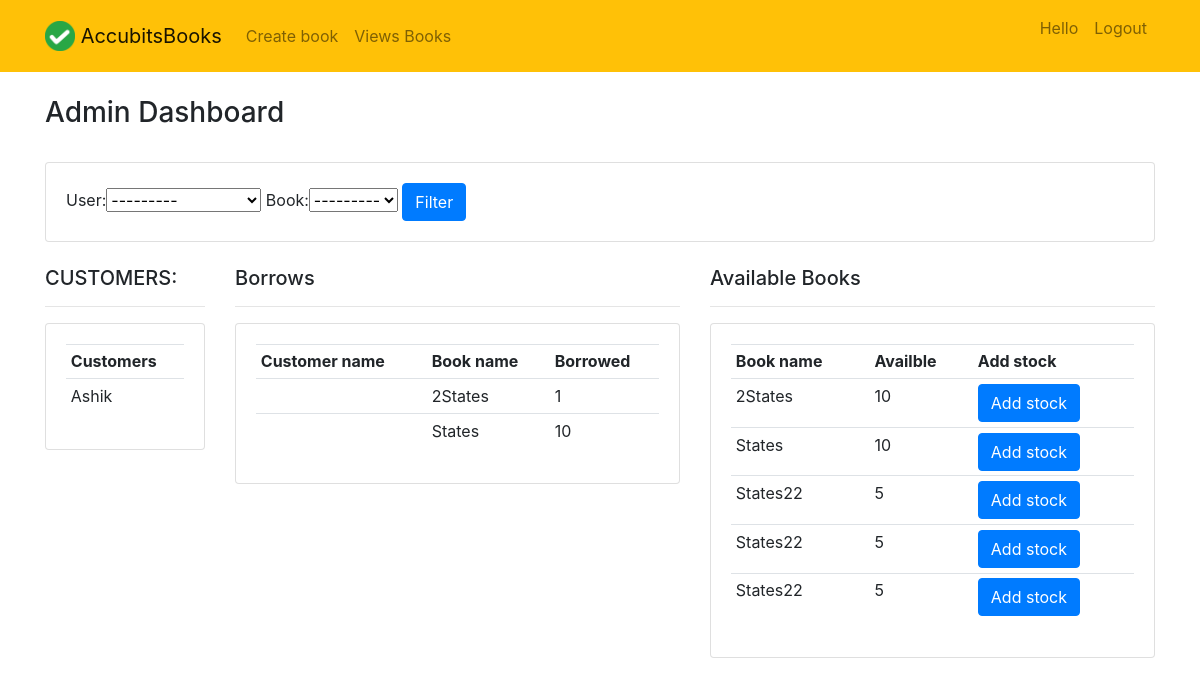
/dashboard/ (signed in), run on an earlier commit of the app's database.
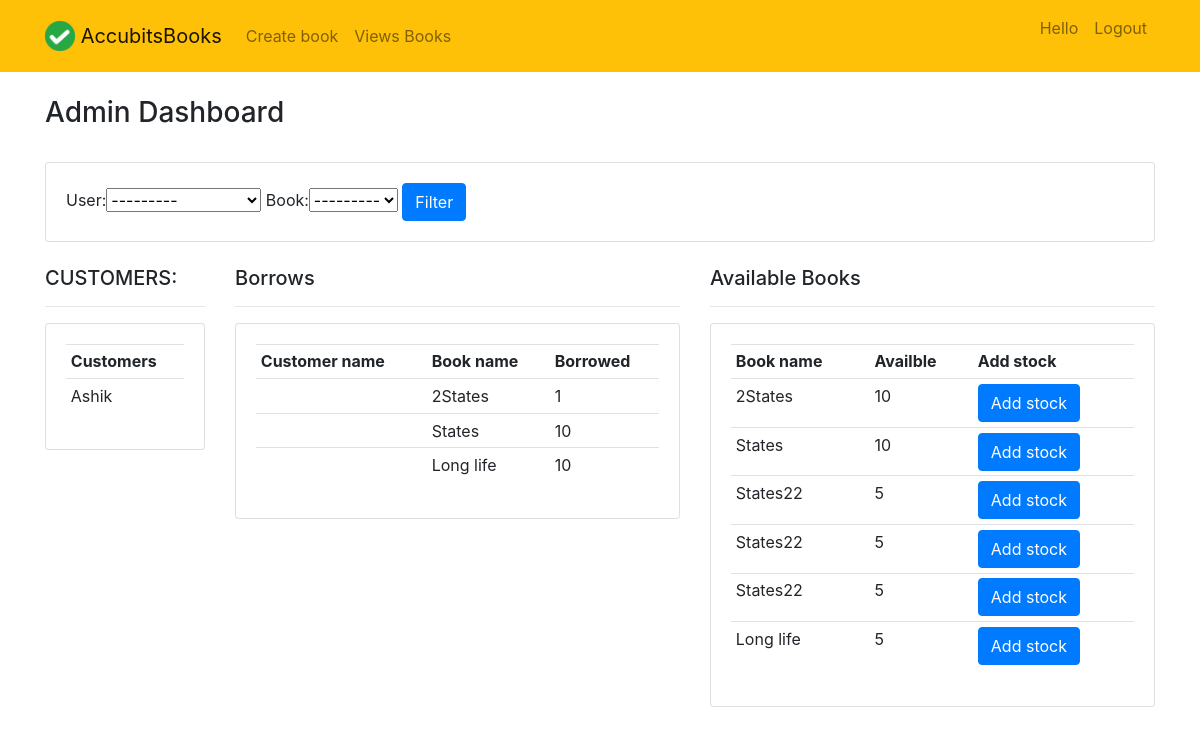
And on a later commit of the database.
### inventory/models.py (models this page shows, shortened)
class Borrow(models.Model):
    user = models.ForeignKey(User, null=True, on_delete=models.SET_NULL)
    book = models.ForeignKey(Books, null=True, on_delete=models.SET_NULL)
    quantity = models.IntegerField(default=1)

class Books(models.Model):
    book_name = models.CharField(max_length=200)
    author = models.CharField(max_length=200, null=True, blank=True)
    book_count = models.IntegerField(null=True, blank=True, default=1)
    def __str__(self):
        return self.book_name

### inventory/decorators.py (the view)
    def wrapper_func(request, *args, **kwargs):
        if request.user.is_staff:
            return view_func(request, *args, **kwargs)
        else:
            return redirect('user-page')

### inventory/views.py (called while the page is built)
@login_required(login_url="login")
@admin_only
def dashboard(request):
    users = User.objects.filter(is_staff=False)
    borrows = Borrow.objects.all()
    myFilter = BorrowFilter(request.GET, queryset=borrows)
    borrows = myFilter.qs
    books = Books.objects.all().order_by('-book_count')
    context = {"users": users, "borrows": borrows,
               "books": books, "myFilter": myFilter}
    return render(request, 'inventory/dashboard.html', context)

### inventory/templates/inventory/dashboard.html (shortened to what this page needs)
{% extends "inventory/main.html" %}
{% load crispy_forms_tags %}
{% block content %}
<br>
<h3>Admin Dashboard</h3>
<br>
<div class="row">
	<div class="col-md-12">
		<div class="card card-body">
			<form method="get">
				{{myFilter.form}}
				<input type="submit" class="btn btn-primary" value="Filter">
			</form>
		</div>
	</div>
</div>
<br>
<div class="row">
	<div class="col-md-2">
		<h5>CUSTOMERS:</h5>
		<hr>
		<div class="card card-body">
			<table class="table table-sm">
				<tr>
					<th>Customers</th>
				</tr>
				{% for user in users %}
				<tr>
					<td>{{user.first_name.capitalize}}</td>
				</tr>
				{% endfor %}
			</table>
		</div>
	</div>
	<div class="col-md-5">
		<h5>Borrows</h5>
		<hr>
		<div class="card card-body">
			<table class="table table-sm">
				<tr>
          <th scope="col">Customer name</th>
          <th scope="col">Book name</th>
          <th scope="col">Borrowed</th>
				</tr>
				{% for borrow in borrows %}
				<tr>
					<td>{{borrow.user.first_name.capitalize}}</td>
					<td>{{borrow.book.book_name}}</td>
					<td>{{borrow.quantity}}</td>
        </tr>
				{% endfor %}
			</table>
		</div>
	</div>
  	<div class="col-md-5">
  		<h5>Available Books</h5>
  		<hr>
  		<div class="card card-body">
  			<table class="table table-sm">
  				<tr>
            <th scope="col">Book name</th>
            <th scope="col">Availble</th>
            <th scope="col">Add stock</th>
  				</tr>
  				{% for book in books %}
  				<tr>
  					<td>{{book.book_name}}</td>
            {% if book.book_count == 0 %}
  					  <td style="background-color:orange;">{{book.book_count}}</td>
            {% else %}
              <td>{{book.book_count}}</td>
            {% endif %}
            <td><a class="btn btn-primary" href="{% url 'update_stock' book.id %}">Add stock</a></td>
          </tr>
  				{% endfor %}
  			</table>
  		</div>
  	</div>
</div>
{% endblock content %}

What changed in the data, as far as the page shows it:
added Borrow: book.book_name "Long life", quantity "10"
added Books: book_name "Long life", book_count "5"
